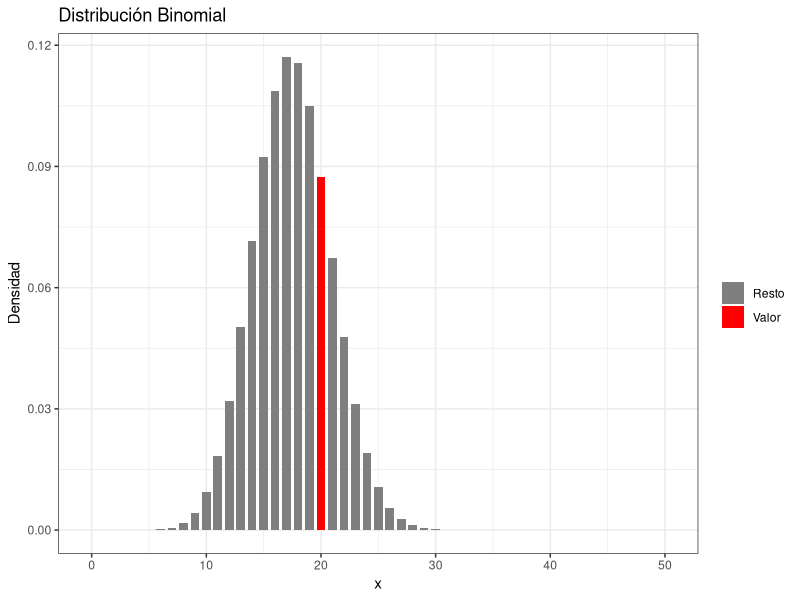
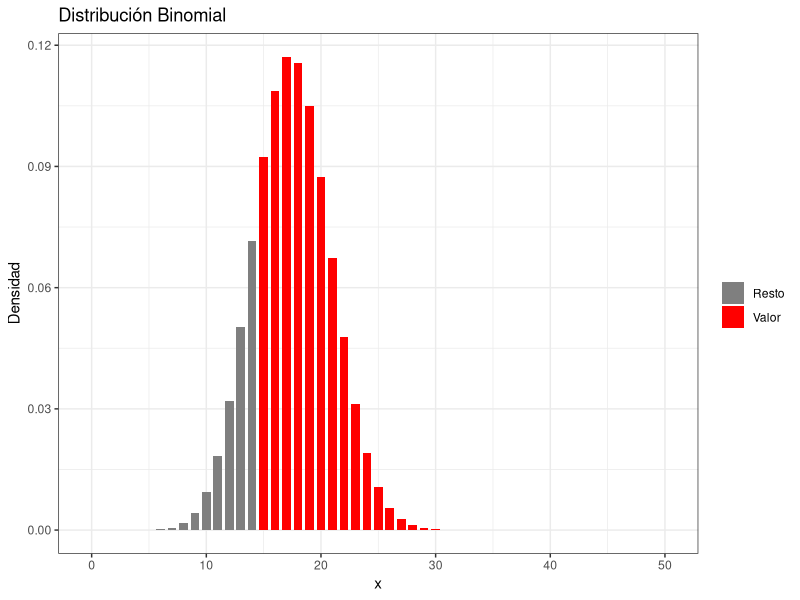
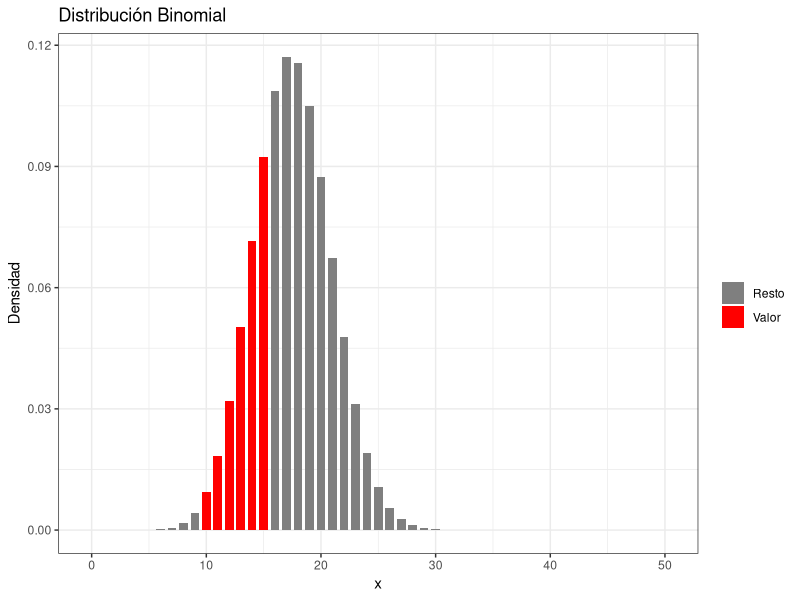
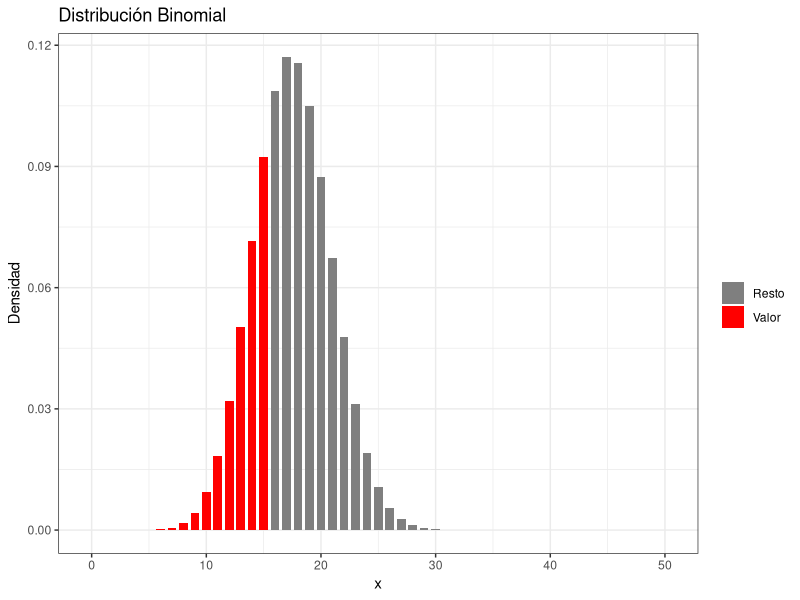
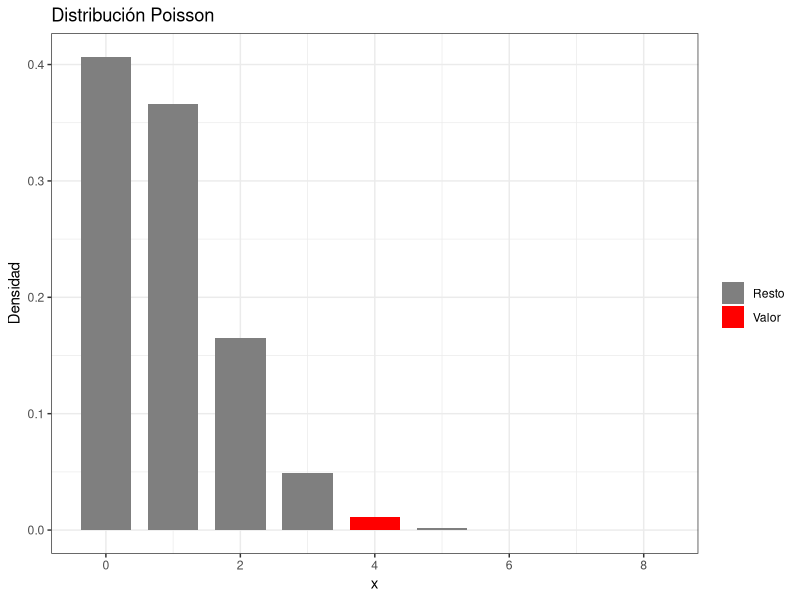
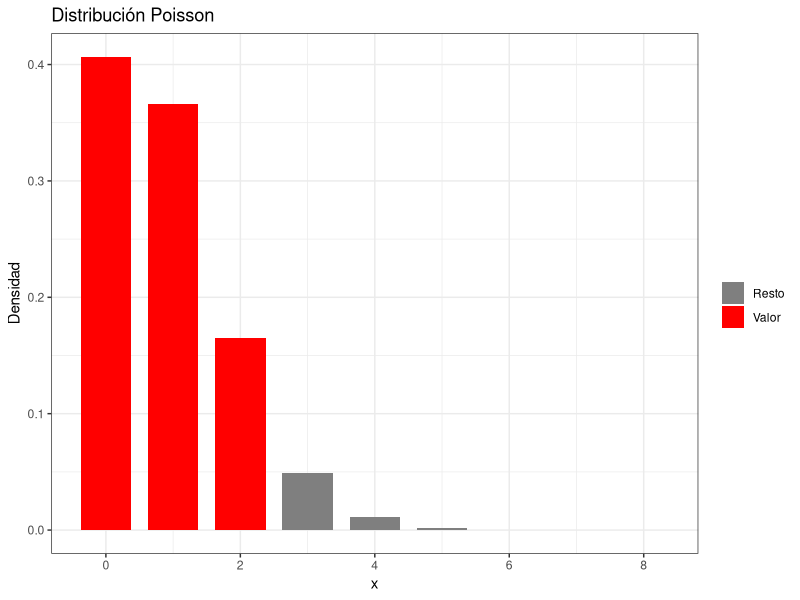
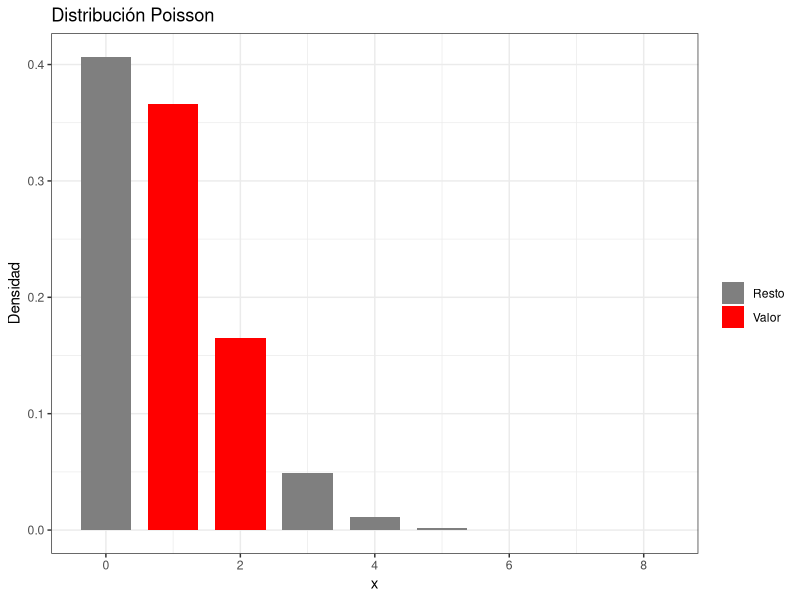
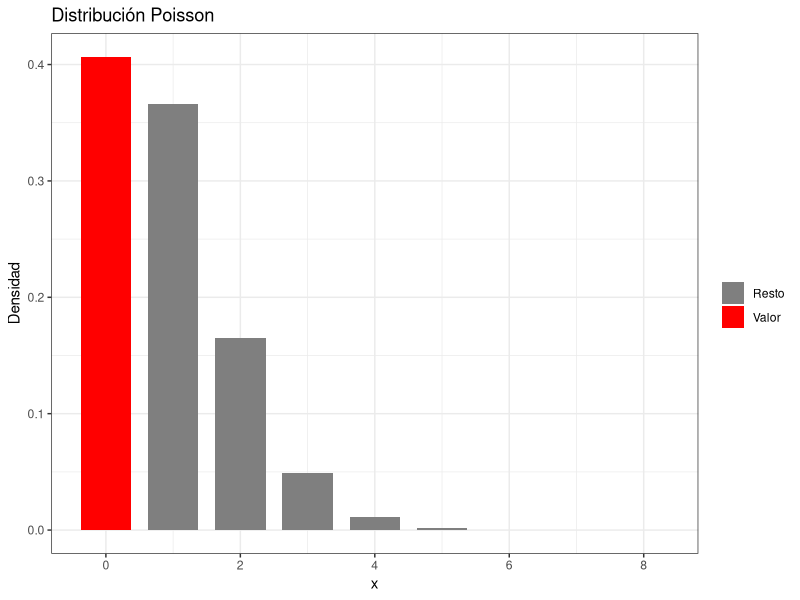

Recreate these plots in R, in order.
## ---- chunk 1
library(tidyverse)
library(ggplot2)
## ---- chunk 2
n = 50
p = 0.35
valor = 20
dbinom(valor, size = n, prob = p)
## ---- chunk 3
rango = 0:n
df = data.frame(x = rango, y = dbinom(rango, size = n, prob = p))
ggplot(df, aes(x = x, y = y, fill = factor(ifelse(x == valor, "Valor", "Resto")))) +
  geom_bar(stat = "identity", width = 0.75) + xlab("x") + ylab("Densidad") +
  ggtitle("Distribución Binomial") +
  scale_fill_manual(name = "", values = c("grey50", "red")) + theme_bw()
## ---- chunk 4
valor = 14
pbinom(valor, size = n, prob = p, lower.tail = FALSE)
## ---- chunk 5
1 - pbinom(valor, size = n, prob = p)
## ---- chunk 6
ggplot(df, aes(x = x, y = y, fill = factor(ifelse(x > valor, "Valor", "Resto")))) +
  geom_bar(stat = "identity", width=0.75) + xlab("x") + ylab("Densidad") +
  ggtitle("Distribución Binomial") +
  scale_fill_manual(name = "", values = c("grey50", "red")) + theme_bw()
## ---- chunk 7
valor1 = 15
valor2 = 9
pbinom(valor1, size = n, prob = p) - pbinom(valor2, size = n, prob = p)
## ---- chunk 8
ggplot(df, aes(x = x, y = y, fill = factor(ifelse(x >= valor2 + 1 & x <= valor1, "Valor", "Resto")))) +
  geom_bar(stat = "identity", width = 0.75) + xlab("x") + ylab("Densidad") +
  ggtitle("Distribución Binomial") +
  scale_fill_manual(name = "", values=c("grey50", "red")) + theme_bw()
## ---- chunk 9
a = 0.30
qbinom(a, size = n, prob = p)
## ---- chunk 10
ggplot(df, aes(x = x, y = y, fill = factor(ifelse(cumsum(y) <= a, "Valor", "Resto")))) +
  geom_bar(stat = "identity", width = 0.75) + xlab("x") + ylab("Densidad") +
  ggtitle("Distribución Binomial") +
  scale_fill_manual(name = "", values = c("grey50", "red")) + theme_bw()
## ---- chunk 11
rbinom(10, size = n, prob = p)
## ---- chunk 12
set.seed(1) #Se fija la semilla para producir los mismos valores
rbinom(10, size = n, prob = p)
set.seed(1)
rbinom(10, size = n, prob = p)
set.seed(2)
rbinom(10, size = n, prob = p)
## ---- chunk 13
lambda = 0.90
valor = 4
dpois(valor, lambda = lambda)
## ---- chunk 14
rango = 0:8
df = data.frame(x = rango, y = dpois(rango, lambda = lambda))
ggplot(df, aes(x = x, y = y, fill = factor(ifelse(x == valor, "Valor", "Resto")))) +
  geom_bar(stat = "identity", width = 0.75) + xlab("x") + ylab("Densidad") +
  ggtitle("Distribución Poisson") +
  scale_fill_manual(name = "", values=c("grey50", "red")) + theme_bw()
## ---- chunk 15
valor = 2
ppois(valor, lambda = lambda)
## ---- chunk 16
ggplot(df, aes(x = x, y = y, fill = factor(ifelse(x <= valor, "Valor", "Resto")))) +
  geom_bar(stat = "identity", width = 0.75) + xlab("x") + ylab("Densidad") +
  ggtitle("Distribución Poisson") +
  scale_fill_manual(name = "", values=c("grey50", "red")) + theme_bw()
## ---- chunk 17
valor1 = 2
valor2 = 0
ppois(valor1, lambda = lambda) - ppois(valor2, lambda = lambda)
## ---- chunk 18
ggplot(df, aes(x = x, y = y, fill = factor(ifelse(x >= valor2 + 1 & x <= valor1, "Valor", "Resto")))) +
  geom_bar(stat = "identity", width = 0.75) + xlab("x") + ylab("Densidad") +
  ggtitle("Distribución Poisson") +
  scale_fill_manual(name = "", values=c("grey50", "red")) + theme_bw()
## ---- chunk 19
a = 0.50
qpois(a, lambda = lambda)
## ---- chunk 20
ggplot(df, aes(x = x, y = y, fill = factor(ifelse(cumsum(y) <= a, "Valor", "Resto")))) +
  geom_bar(stat = "identity", width = 0.75) + xlab("x") + ylab("Densidad") +
  ggtitle("Distribución Poisson") +
  scale_fill_manual(name = "", values=c("grey50", "red")) + theme_bw()
## ---- chunk 21
r = 8
rpois(r, lambda = lambda)
## ---- chunk 22
media = 3
desv.tip = 0.30
valor1 = 3
valor2 = 2.8
pnorm(valor1, mean = media, sd = desv.tip) - pnorm(valor2, mean = media, sd = desv.tip)
## ---- chunk 23
rango = c(media - 3 * desv.tip, media + 3 * desv.tip)
ggplot(data.frame(x = rango), aes(x = rango)) +
  stat_function(fun = dnorm, n = 101, args = list(mean = media, sd = desv.tip)) +
  geom_area(stat = 'function', fun = dnorm, args = list(mean = media, sd = desv.tip), fill = 'red', xlim = c(valor2, valor1), alpha = 0.5) +
  ylab("Densidad") + ggtitle("Distribución Normal") + xlab("x") + theme_bw()
## ---- chunk 24
valor = 3.2
pnorm(valor, mean = media, sd = desv.tip, lower.tail = FALSE)
## ---- chunk 25
1 - pnorm(valor, media, sd = desv.tip)
## ---- chunk 26
rango = c(media - 3 * desv.tip, media + 3 * desv.tip)
ggplot(data.frame(x = rango), aes(x = rango)) +
  stat_function(fun = dnorm, n = 101, args = list(mean = media, sd = desv.tip)) +
  geom_area(stat = 'function',fun = dnorm, args = list(mean = media, sd = desv.tip), fill = 'red', xlim = c(valor, max(rango)), alpha = 0.5) +
  ylab("Densidad") + ggtitle("Distribución Normal") + xlab("x") + theme_bw()
## ---- chunk 27
valor = 3.2
pnorm(valor, mean = media, sd = desv.tip)
## ---- chunk 28
rango = c(media - 3 * desv.tip, media + 3 * desv.tip)
## ---- chunk 29
ggplot(data.frame(x = rango), aes(x = rango)) +
  stat_function(fun = dnorm, n = 101, args = list(mean = media, sd = desv.tip)) +
  geom_area(stat = 'function', fun = dnorm, args = list(mean = media, sd = desv.tip), fill = 'red', xlim = c(min(rango), valor), alpha = 0.5) +
  ylab("Densidad") + ggtitle("Distribución Normal") + xlab("x") + theme_bw()
## ---- chunk 30
a = 0.85
qnorm(a, mean = media, sd = desv.tip)
## ---- chunk 31
rango = c(media - 3 * desv.tip, media + 3 * desv.tip)
## ---- chunk 32
ggplot(data.frame(x = rango), aes(x = rango)) +
  stat_function(fun = dnorm, n = 101, args = list(mean = media, sd = desv.tip)) +
  geom_area(stat = 'function', fun = dnorm, args = list(mean = media, sd = desv.tip), fill = 'red', xlim = c(min(rango), qnorm(a, mean = media, sd = desv.tip)), alpha = 0.5) +
  geom_vline(xintercept = qnorm(a, mean = media, sd = desv.tip)) +
  ylab("Densidad") + ggtitle("Distribución Normal") + xlab("x") + theme_bw()
## ---- chunk 33
r = 15
rnorm(r, mean = media, sd = desv.tip)
## ---- chunk 34
set.seed(1)
num.aleatorios = sample(1:94, 40, replace = FALSE)
num.aleatorios = sort(num.aleatorios) #Ordenación de los valores
num.aleatorios
